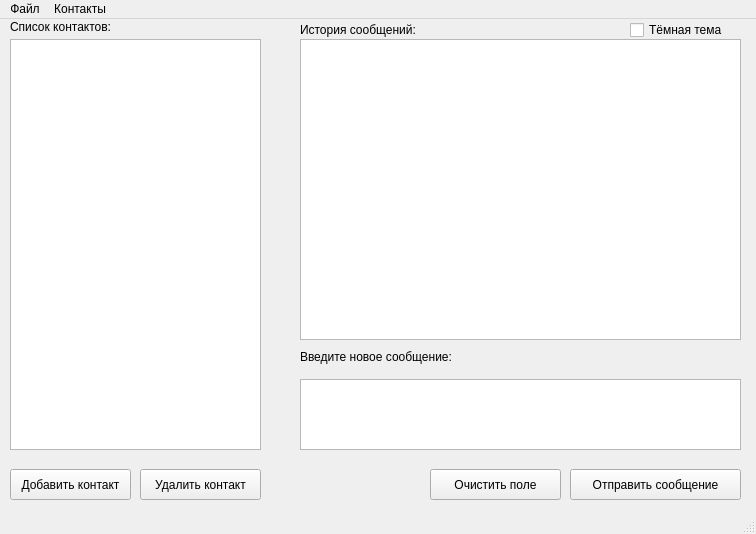
<?xml version="1.0" encoding="UTF-8"?>
<ui version="4.0">
 <class>MainClientWindow</class>
 <widget class="QMainWindow" name="MainClientWindow">
  <property name="geometry">
   <rect>
    <x>0</x>
    <y>0</y>
    <width>756</width>
    <height>534</height>
   </rect>
  </property>
  <property name="minimumSize">
   <size>
    <width>756</width>
    <height>534</height>
   </size>
  </property>
  <property name="windowTitle">
   <string>Чат Программа alpha release</string>
  </property>
  <widget class="QWidget" name="centralwidget">
   <widget class="QLabel" name="label_contacts">
    <property name="geometry">
     <rect>
      <x>10</x>
      <y>0</y>
      <width>101</width>
      <height>16</height>
     </rect>
    </property>
    <property name="text">
     <string>Список контактов:</string>
    </property>
   </widget>
   <widget class="QPushButton" name="btn_add_contact">
    <property name="geometry">
     <rect>
      <x>10</x>
      <y>450</y>
      <width>121</width>
      <height>31</height>
     </rect>
    </property>
    <property name="text">
     <string>Добавить контакт</string>
    </property>
   </widget>
   <widget class="QPushButton" name="btn_remove_contact">
    <property name="geometry">
     <rect>
      <x>140</x>
      <y>450</y>
      <width>121</width>
      <height>31</height>
     </rect>
    </property>
    <property name="text">
     <string>Удалить контакт</string>
    </property>
   </widget>
   <widget class="QLabel" name="label_history">
    <property name="geometry">
     <rect>
      <x>300</x>
      <y>0</y>
      <width>391</width>
      <height>21</height>
     </rect>
    </property>
    <property name="text">
     <string>История сообщений:</string>
    </property>
   </widget>
   <widget class="QTextEdit" name="text_message">
    <property name="geometry">
     <rect>
      <x>300</x>
      <y>360</y>
      <width>441</width>
      <height>71</height>
     </rect>
    </property>
   </widget>
   <widget class="QLabel" name="label_new_message">
    <property name="geometry">
     <rect>
      <x>300</x>
      <y>330</y>
      <width>431</width>
      <height>16</height>
     </rect>
    </property>
    <property name="text">
     <string>Введите новое сообщение:</string>
    </property>
   </widget>
   <widget class="QListView" name="list_contacts">
    <property name="geometry">
     <rect>
      <x>10</x>
      <y>20</y>
      <width>251</width>
      <height>411</height>
     </rect>
    </property>
   </widget>
   <widget class="QListView" name="list_messages">
    <property name="geometry">
     <rect>
      <x>300</x>
      <y>20</y>
      <width>441</width>
      <height>301</height>
     </rect>
    </property>
   </widget>
   <widget class="QPushButton" name="btn_send">
    <property name="geometry">
     <rect>
      <x>570</x>
      <y>450</y>
      <width>171</width>
      <height>31</height>
     </rect>
    </property>
    <property name="text">
     <string>Отправить сообщение</string>
    </property>
   </widget>
   <widget class="QPushButton" name="btn_clear">
    <property name="geometry">
     <rect>
      <x>430</x>
      <y>450</y>
      <width>131</width>
      <height>31</height>
     </rect>
    </property>
    <property name="text">
     <string>Очистить поле</string>
    </property>
   </widget>
   <widget class="QCheckBox" name="theme_switch">
    <property name="geometry">
     <rect>
      <x>630</x>
      <y>0</y>
      <width>101</width>
      <height>22</height>
     </rect>
    </property>
    <property name="text">
     <string>Тёмная тема</string>
    </property>
   </widget>
  </widget>
  <widget class="QMenuBar" name="menubar">
   <property name="geometry">
    <rect>
     <x>0</x>
     <y>0</y>
     <width>756</width>
     <height>21</height>
    </rect>
   </property>
   <widget class="QMenu" name="menu">
    <property name="title">
     <string>Файл</string>
    </property>
    <addaction name="menu_exit"/>
   </widget>
   <widget class="QMenu" name="menu_2">
    <property name="title">
     <string>Контакты</string>
    </property>
    <addaction name="menu_add_contact"/>
    <addaction name="menu_del_contact"/>
    <addaction name="separator"/>
   </widget>
   <addaction name="menu"/>
   <addaction name="menu_2"/>
  </widget>
  <widget class="QStatusBar" name="statusBar"/>
  <action name="menu_exit">
   <property name="text">
    <string>Выход</string>
   </property>
  </action>
  <action name="menu_add_contact">
   <property name="text">
    <string>Добавить контакт</string>
   </property>
  </action>
  <action name="menu_del_contact">
   <property name="text">
    <string>Удалить контакт</string>
   </property>
  </action>
 </widget>
 <resources/>
 <connections>
  <connection>
   <sender>btn_clear</sender>
   <signal>clicked()</signal>
   <receiver>text_message</receiver>
   <slot>clear()</slot>
   <hints>
    <hint type="sourcelabel">
     <x>541</x>
     <y>481</y>
    </hint>
    <hint type="destinationlabel">
     <x>547</x>
     <y>416</y>
    </hint>
   </hints>
  </connection>
 </connections>
</ui>
